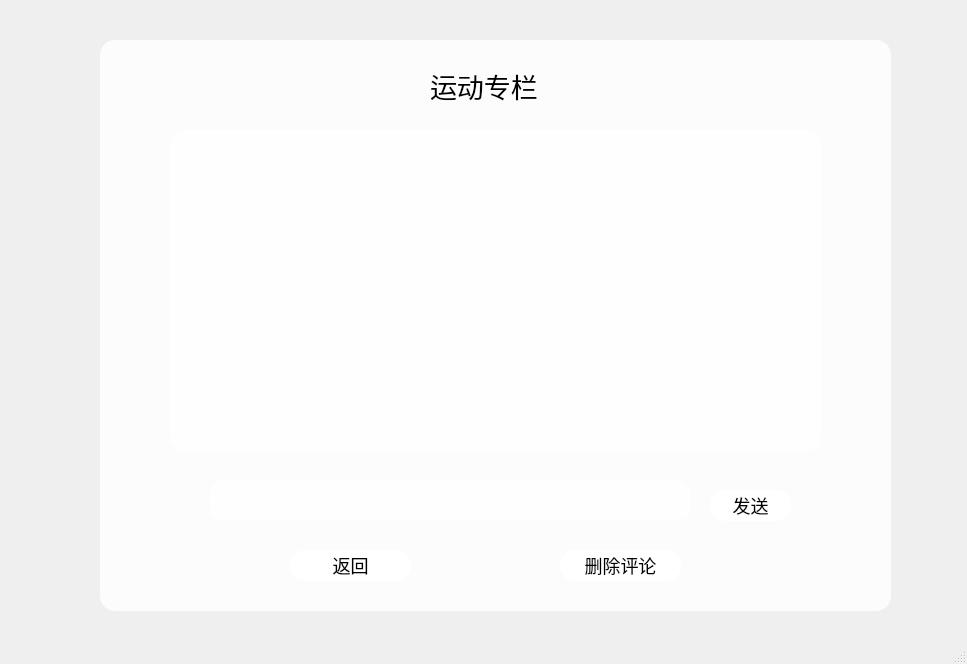
<?xml version="1.0" encoding="UTF-8"?>
<ui version="4.0">
 <class>BoyYunDong</class>
 <widget class="QMainWindow" name="BoyYunDong">
  <property name="geometry">
   <rect>
    <x>0</x>
    <y>0</y>
    <width>967</width>
    <height>664</height>
   </rect>
  </property>
  <property name="windowTitle">
   <string>MainWindow</string>
  </property>
  <property name="styleSheet">
   <string notr="true">*{
background-image: url(:/img/1444444.jpg);
font-size:20px;
font-family:Century Gothic;
}
QFrame{
background:rgba(255,255,255,0.8);
border-radius:15px;
}

#Widget{

}

QToolButton{
background:red;
border-radius:60px;
}
QLabel{
font-size:27px;
color:black;
background:transparent;
}
QPushButton{
font-size:18px;
background:white;
border-radius:15px;
}
QPushButton:hover{

border-radius:15px;
background:#c8adc4;
}
QLineEdit{
background:transparent;
border:none;
color:#717072;
border-bottom:1px solid #717072;
}
QTextBrowser{
	font-size:15px;
}</string>
  </property>
  <widget class="QWidget" name="centralwidget">
   <widget class="QFrame" name="frame">
    <property name="geometry">
     <rect>
      <x>100</x>
      <y>40</y>
      <width>791</width>
      <height>571</height>
     </rect>
    </property>
    <property name="frameShape">
     <enum>QFrame::StyledPanel</enum>
    </property>
    <property name="frameShadow">
     <enum>QFrame::Raised</enum>
    </property>
    <widget class="QLabel" name="label">
     <property name="geometry">
      <rect>
       <x>330</x>
       <y>20</y>
       <width>121</width>
       <height>51</height>
      </rect>
     </property>
     <property name="font">
      <font>
       <family>Century Gothic</family>
       <pointsize>-1</pointsize>
      </font>
     </property>
     <property name="text">
      <string>运动专栏</string>
     </property>
    </widget>
    <widget class="QTextBrowser" name="textBrowser">
     <property name="geometry">
      <rect>
       <x>70</x>
       <y>90</y>
       <width>651</width>
       <height>321</height>
      </rect>
     </property>
    </widget>
    <widget class="QTextEdit" name="textEdit">
     <property name="geometry">
      <rect>
       <x>110</x>
       <y>440</y>
       <width>481</width>
       <height>41</height>
      </rect>
     </property>
    </widget>
    <widget class="QPushButton" name="send">
     <property name="geometry">
      <rect>
       <x>610</x>
       <y>450</y>
       <width>81</width>
       <height>31</height>
      </rect>
     </property>
     <property name="text">
      <string>发送</string>
     </property>
    </widget>
    <widget class="QPushButton" name="back">
     <property name="geometry">
      <rect>
       <x>190</x>
       <y>510</y>
       <width>121</width>
       <height>31</height>
      </rect>
     </property>
     <property name="text">
      <string>返回</string>
     </property>
    </widget>
    <widget class="QPushButton" name="delBtn">
     <property name="geometry">
      <rect>
       <x>460</x>
       <y>510</y>
       <width>121</width>
       <height>31</height>
      </rect>
     </property>
     <property name="text">
      <string>删除评论</string>
     </property>
    </widget>
   </widget>
  </widget>
  <widget class="QStatusBar" name="statusbar"/>
 </widget>
 <resources/>
 <connections/>
</ui>
